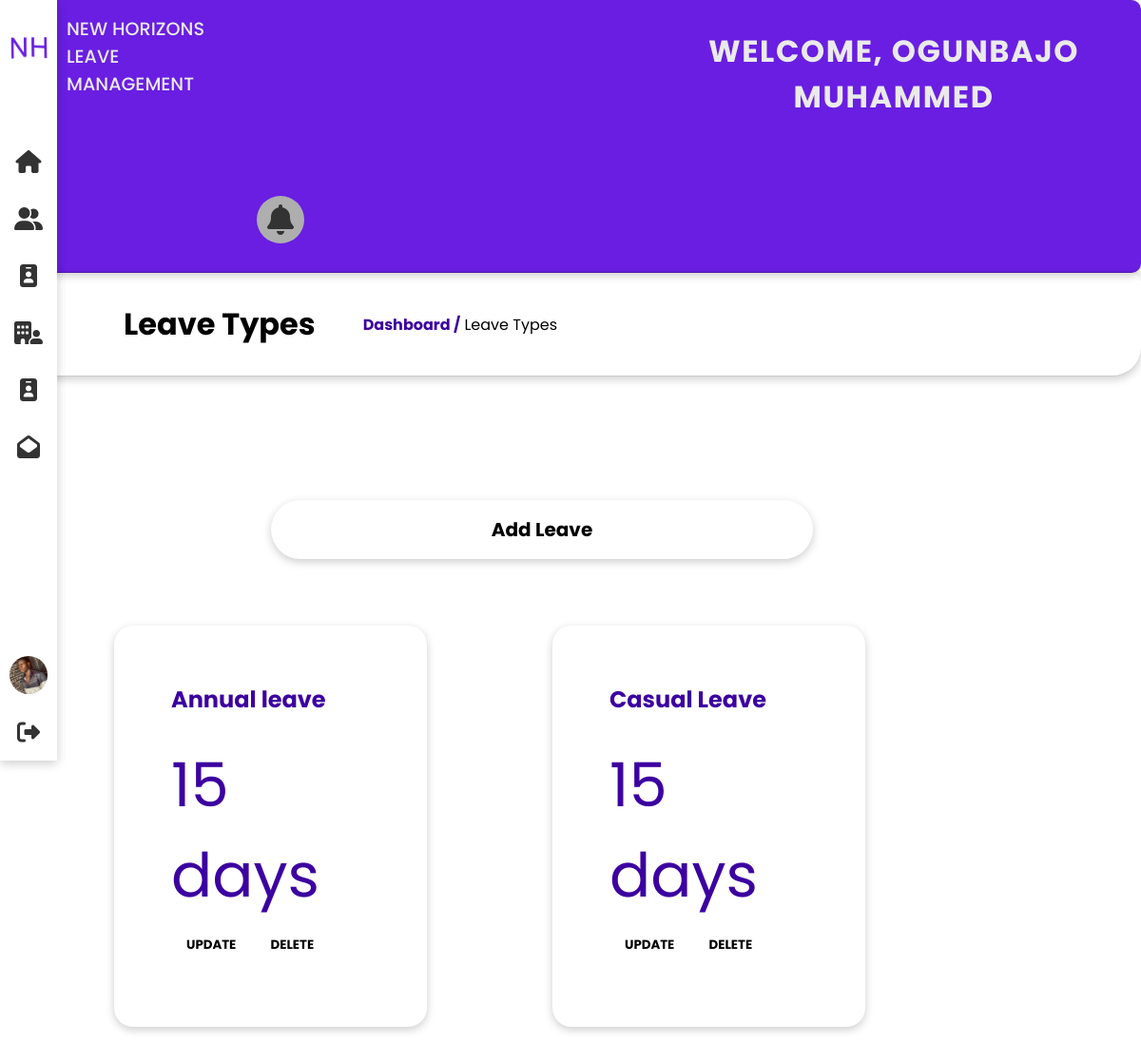
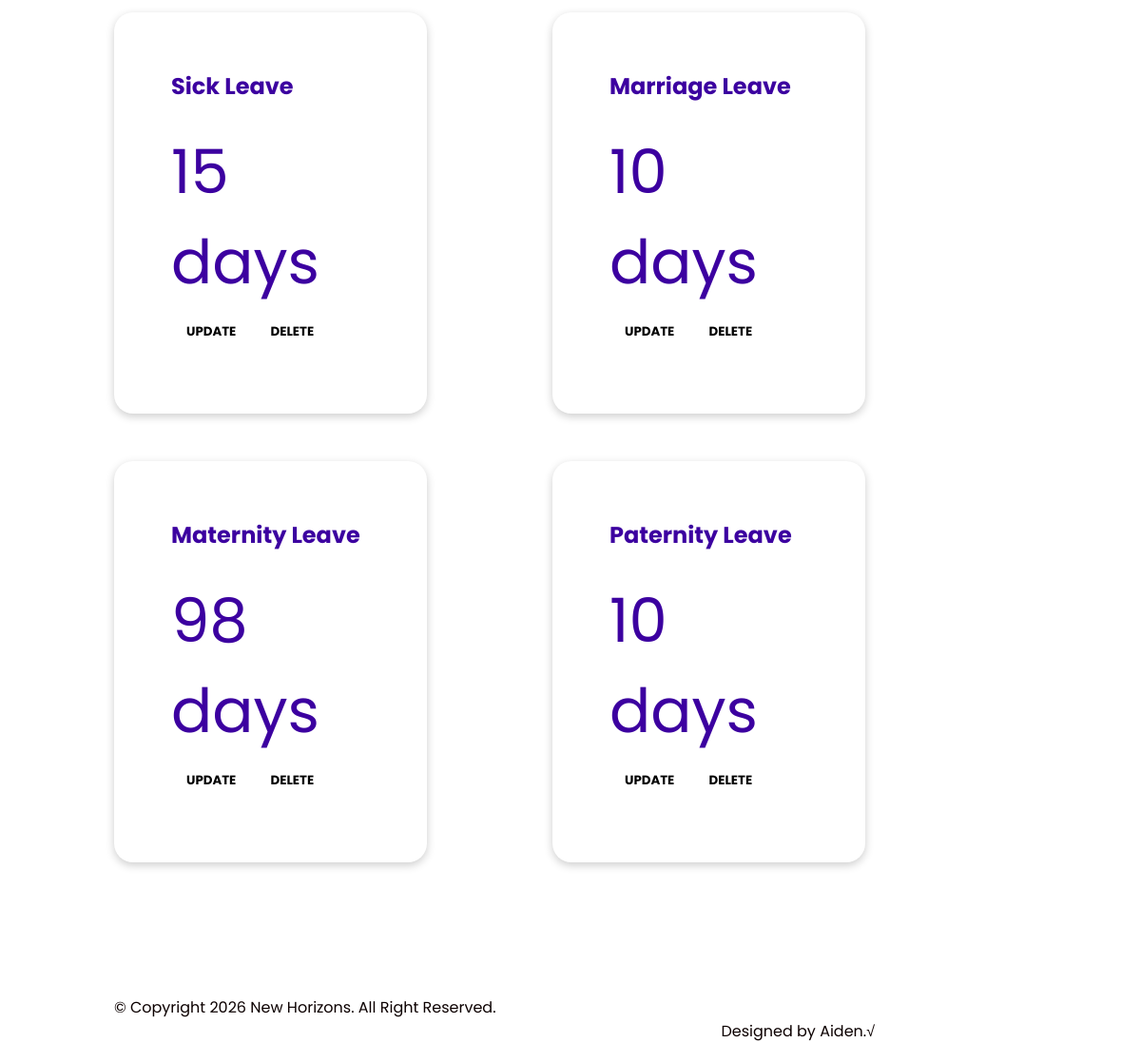
Page /leave_type.php (signed in) on the committed database (2 pictures, top to bottom).
### tables this page shows
CREATE TABLE IF NOT EXISTS `leave_type` (
  `id` int NOT NULL AUTO_INCREMENT,
  `name` varchar(250) NOT NULL,
  `days` varchar(250) NOT NULL,
  PRIMARY KEY (`id`)
);

### leave_type.php (the view, shortened to what this page needs)
<!DOCTYPE html>
<html lang="en">
<head>
    <?php
        include('head.php');
    ?>
</head>
<body>
    <div class="container" id="container">
        <?php include ('menu.php'); ?>
        <div class="topbar grid cols-1 lg-cols-2 lg-cols-3">
        <?php
            include('logo_text.php');
        ?>
        </div>
        <div class="focus">
            <h1> Leave Types </h1> <span> <a class="link" href="dashboard.php">Dashboard /</a> Leave Types</span>
        </div>
        <section class="container-fluid" id="site-main">
            <div align="center">
                    <br><br>
                </div>
            <div class="w-100 pt -mb" align="center">
                 <a href="add_leave.php"><button class="w-50 btn btn-primary btn-shadow"><h1> Add Leave</h1></button></a>
            </div>
            <div class="content grid cols-1 lg-cols-2 lg-cols-3">
                <?php
                    $runquery = " select * from leave_type ";
                    $result = mysqli_query($dbconnection,$runquery);
                    if (!$result)
                    {
                        die('Could Not Get Record');
                    }
                    else
                    {
                        while ( $row = mysqli_fetch_assoc($result) )
                        {
                            $name = $row['name'];
                            $days = $row['days'];
                ?>
                <div class="con_l">
                    <h2><?php echo "$name"; ?></h2>
                    <br>
                    <span class="font"><?php echo "$days"." ". "days"; ?> </span>
                    <div class="upd">
                        <span> <a href="update_leave.php?id=<?php echo $row['id'];?>"><button class="btn btn-primary"> UPDATE</button></a></span>
                        <span> <button type="button" class="btn btn-primary delet" value="<?php echo $row['id'];?>"> DELETE</button> </span>
                    </div>
                </div>
                <?php
                    }
                }
                ?>
            </div>
        </section>
    </div>
    <div class="foot">
        <?php include('footer.php') ?>
    </div>
</body>
</html>

### css/style.css (style rules this page uses)
:root { --text-dark: #000; --text-light: aliceblue; --bg-blue: rgb(249,243,255); --bg-red: rgb(254,247,252); --bg-yellow: rgb(255,255,246); --bg-prple: rgb(246,255,255); --box-shadow: 0px 3px 10px rgba(0, 0, 0, 0.2); --font-poppins: 'Poppins','san-serif'; --bg-gradient: linear-gradient(to right, #ff512f, #dd2476); --bg-gradient-indigo: linear-gradient(to right, #8e2de2, #4a00e0); --bg-gradient-peach: linear-gradient(to right, #fff7f3, #fff7f3); --bg-cover:url('./assets/cryptobc.jpg'); }
* { margin: 0; padding: 0; box-sizing: border-box ; font-family: var(--font-poppins); }
* > * { box-sizing: border-box; padding: 0; margin: 0; }
a { text-decoration: none; }
a { text-decoration: none; color: #3c00a0; }
.container { width: 100%; }
.container-fluid { width: 95%; }
.pt { padding-top: 5em; }
.-mb { margin-bottom: -50px; }
.link { color:#3c00a0; font-weight: bold; }
.btn { border: none; background-color: transparent; cursor:pointer; }
.btn-primary { padding: 1rem; border-radius: 50px; font-family: var(--font-poppins); font-weight: bold; }
.btn-shadow { box-shadow: var(--box-shadow); }
.grid { display: grid; }
.cols-1 { grid-template-columns: repeat(1, minmax(0, 1fr)); }
.w-100 { width:100%; }
.w-50 { width: 50%; }
@media (min-width:640px) { #site-main { margin-left: 100px; } }
@media (min-width:1024px) { .lg-cols-2 { grid-template-columns: repeat(2, minmax(0, 1fr)); } }
.topbar { border-radius: 10px; border-bottom: 1px solid rgba(0, 0, 0, 0.2); box-shadow: 0px 3px 10px rgba(0, 0, 0, 0.2); grid-gap: 20px; background-color: #691ee1; color: #eaeaea; }
.focus { padding: 30px; margin-left: 0px; display: flex; align-items: center; gap: 50px; border-radius: 10px; border-bottom-right-radius: 30px; border-bottom: 1px solid rgba(0, 0, 0, 0.2); box-shadow: 0px 3px 10px rgba(0, 0, 0, 0.2); }
.focus h1 { margin-left: 100px; }
#site-main { margin-left: 0px; }
#site-main .content { margin: 100px; padding: 20px; width: 80%; grid-gap: 50px; }
#site-main .content .con_l { width: 80%; height: fit-content; box-shadow: 0px 3px 10px rgba(0, 0, 0, 0.2); border-radius: 20px; padding: 60px; color: #3c00a0; }
#site-main .font { font-size: 4em; }
.foot { margin-left: 100px; padding: 20px; width: 70%; grid-gap: 30px; color: #0c0000; position: absolute; z-index: -1; }

### css/login.css (style rules this page uses)
* { margin: 0; padding: 0; box-sizing: border-box; font-family: 'Poppins', sans-serif; }
a { text-decoration: none; }

### rows in the picture
leave_type: name "Annual leave", days "15", $row['id'] 1 (drawn)
leave_type: name "Casual Leave", days "15", $row['id'] 2 (drawn)
leave_type: name "Sick Leave", days "15", $row['id'] 3 (drawn)
leave_type: name "Marriage Leave", days "10", $row['id'] 4 (drawn)
leave_type: name "Maternity Leave", days "98", $row['id'] 5 (drawn)
leave_type: name "Paternity Leave", days "10", $row['id'] 6 (drawn)

### other values in the picture
$_SESSION['USERNAME'] "OGUNBAJO MUHAMMED"
